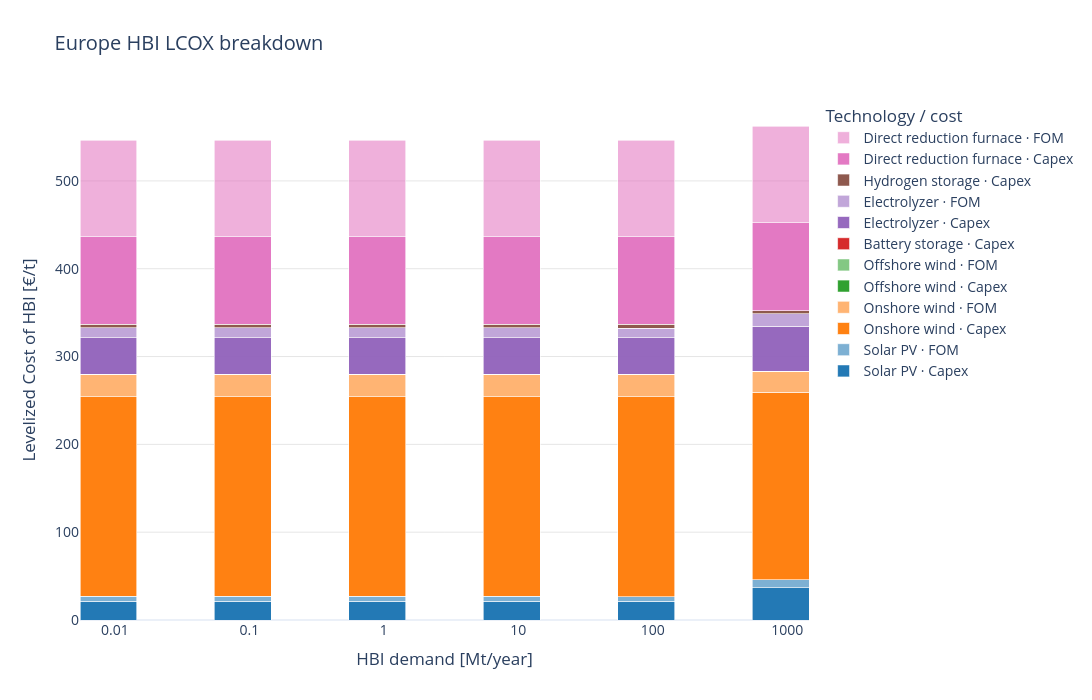

The cell this chart's notebook holds for it:
### Markdown cell above
# LCO‑HBI Analysis (Fixed Copy)
This simplified, cleaned notebook loads a solved PyPSA network, inspects `n.statistics()` output, and computes a defensible LCO‑HBI using a robust fallback if statistics are unavailable.

### Code cell
# Load and compare every solved network in a folder
import pathlib
from datetime import datetime
from typing import Any

import pandas as pd
import pypsa
import seaborn as sns
import plotly.graph_objects as go
from plotly.io import renderers
from IPython.display import display

renderers.default = "vscode"

print("Run at", datetime.now().isoformat() + "Z")
print("pypsa version", getattr(pypsa, "__version__", "unknown"))

repo_root = pathlib.Path("../..").resolve()
network_folder = pathlib.Path(r"resources/lco-hbi/cost_year~2050/Europe_reserved")
if not network_folder.is_absolute():
    network_folder = (repo_root / network_folder).resolve()

network_files = sorted(network_folder.rglob("*.nc"))
if not network_files:
    raise FileNotFoundError(f"No .nc files found under {network_folder}")

print(f"Found {len(network_files)} network files under {network_folder}")


def network_label(path: pathlib.Path, root: pathlib.Path) -> str:
    try:
        rel_path = path.relative_to(root)
    except ValueError:
        rel_path = path
    return rel_path.with_suffix("").as_posix()


def collapse_stats_table(value: Any) -> pd.Series:
    """Return a Series indexed by the specific technology name, e.g. renewable_pv."""

    def comp_name_from_tuple(tup):
        parts = [str(x) for x in tup]
        if len(parts) >= 2:
            return "_".join(parts[1:])
        return parts[0]

    if isinstance(value, pd.Series):
        series = pd.to_numeric(value, errors="coerce").fillna(0)
        if isinstance(series.index, pd.MultiIndex):
            names = [comp_name_from_tuple(t) for t in series.index.values]
            return pd.Series(series.values, index=names).groupby(level=0).sum()
        return series
    if isinstance(value, pd.DataFrame):
        numeric = value.select_dtypes(include="number")
        if numeric.empty:
            return pd.Series(dtype=float)
        row_sum = numeric.sum(axis=1)
        if isinstance(row_sum.index, pd.MultiIndex):
            names = [comp_name_from_tuple(t) for t in row_sum.index.values]
            return pd.Series(row_sum.values, index=names).groupby(level=0).sum()
        return row_sum
    return pd.Series({"value": float(value)})


def hbi_annual_output_tons(network: pypsa.Network):
    hbi_loads = network.loads.index[
        network.loads["bus"].astype(str).str.contains("hbi", case=False, na=False)
    ].tolist()
    if not hbi_loads:
        raise ValueError("No HBI load found in network.loads.")

    load_ts = network.loads_t.p.reindex(columns=hbi_loads, fill_value=0)
    hbi_hourly_tons = load_ts.sum(axis=1)

    if "objective" in getattr(network, "snapshot_weightings", pd.DataFrame()).columns:
        weights = network.snapshot_weightings["objective"].reindex(
            hbi_hourly_tons.index
        )
    else:
        weights = pd.Series(1.0, index=hbi_hourly_tons.index)
    weights = weights.fillna(1.0)

    annual_tons = float((hbi_hourly_tons * weights).sum())
    return annual_tons, hbi_loads


def lcox_breakdown_per_ton(network: pypsa.Network):
    annual_hbi_tons, hbi_loads = hbi_annual_output_tons(network)
    if annual_hbi_tons <= 0:
        raise ValueError("Annual HBI output must be positive.")

    cost_tables = {
        "capex": collapse_stats_table(network.stats.capex()),
        "opex": collapse_stats_table(network.stats.opex()),
        "fom": collapse_stats_table(network.stats.fom()),
    }

    records = []
    for category, series in cost_tables.items():
        for technology, value in series.items():
            if float(value) == 0.0:
                continue
            records.append(
                {
                    "category": category,
                    "technology": str(technology),
                    "value_per_t_hbi": float(value) / annual_hbi_tons,
                }
            )

    breakdown = pd.DataFrame(records)
    return breakdown, annual_hbi_tons, hbi_loads


sns.set_theme(style="whitegrid", context="talk", font_scale=0.9)

technology_names = {
    "renewable_pv": "Solar PV",
    "renewable_wind_onshore": "Onshore wind",
    "renewable_wind_offshore": "Offshore wind",
    "battery_elec": "Battery storage",
    "electrolysis": "Electrolyzer",
    "hydrogen": "Hydrogen storage",
    "direct_reduction_furnace": "Direct reduction furnace",
}

category_names = {
    "capex": "Capex",
    "opex": "Opex",
    "fom": "FOM",
}

technology_order_preference = [
    "renewable_pv",
    "renewable_wind_onshore",
    "renewable_wind_offshore",
    "battery_elec",
    "electrolysis",
    "hydrogen",
    "direct_reduction_furnace",
]

breakdown_frames = []
summary_records = []
skipped_records = []
for network_path in network_files:
    network_name = network_label(network_path, network_folder)
    network = pypsa.Network(str(network_path))
    try:
        breakdown, annual_hbi_tons, hbi_loads = lcox_breakdown_per_ton(network)
    except ValueError as exc:
        skipped_records.append(
            {
                "network": network_name,
                "file": str(network_path),
                "reason": str(exc),
            }
        )
        print(f"Skipping {network_name}: {exc}")
        continue

    if breakdown.empty:
        skipped_records.append(
            {
                "network": network_name,
                "file": str(network_path),
                "reason": "Empty cost breakdown",
            }
        )
        print(f"Skipping {network_name}: empty cost breakdown")
        continue

    demand_mt = annual_hbi_tons / 1e6
    breakdown = breakdown.assign(
        network=network_name,
        file=str(network_path),
        hbi_loads=", ".join(hbi_loads),
        hbi_tons_per_year=annual_hbi_tons,
        demand_mt=demand_mt,
    )
    breakdown_frames.append(breakdown)
    summary_records.append(
        {
            "network": network_name,
            "file": str(network_path),
            "hbi_loads": ", ".join(hbi_loads),
            "hbi_tons_per_year": annual_hbi_tons,
            "demand_mt": demand_mt,
            "total_lcox_per_t_hbi": float(breakdown["value_per_t_hbi"].sum()),
        }
    )

if not breakdown_frames:
    raise ValueError(
        f"No networks with HBI cost breakdowns found under {network_folder}"
    )

long_df = pd.concat(breakdown_frames, ignore_index=True)
summary_df = (
    pd.DataFrame(summary_records).sort_values("demand_mt").reset_index(drop=True)
)

technology_order = [
    tech for tech in technology_order_preference if tech in set(long_df["technology"])
]

plot_df = long_df.pivot_table(
    index="demand_mt",
    columns=["technology", "category"],
    values="value_per_t_hbi",
    aggfunc="sum",
    fill_value=0,
)

all_columns = pd.MultiIndex.from_product([technology_order, ["capex", "opex", "fom"]])
plot_df = plot_df.reindex(columns=all_columns, fill_value=0)
present_columns = [col for col in plot_df.columns if float(plot_df[col].sum()) > 0]
plot_df = plot_df[present_columns]

display(summary_df)
display(plot_df)

if skipped_records:
    display(pd.DataFrame(skipped_records))

base_palette = sns.color_palette("tab10", n_colors=max(len(technology_order), 1))
technology_colors = {tech: base_palette[i] for i, tech in enumerate(technology_order)}


def rgba_color(base_color, category):
    if category == "capex":
        alpha = 0.98
    elif category == "opex":
        alpha = 0.78
    else:
        alpha = 0.58
    r, g, b = [int(round(c * 255)) for c in base_color]
    return f"rgba({r}, {g}, {b}, {alpha})"


bar_widths = [x * 0.9 for x in plot_df.index.tolist()]

tech_blocks = [
    (tech, [col for col in plot_df.columns if col[0] == tech])
    for tech in technology_order
    if any(col[0] == tech for col in plot_df.columns)
]

fig = go.Figure()
seen_labels = set()
for technology, cols in tech_blocks:
    for category in ["capex", "opex", "fom"]:
        column = (technology, category)
        if column not in plot_df.columns:
            continue
        values = plot_df[column]
        if float(values.sum()) <= 0:
            continue
        tech_label = technology_names.get(
            technology, technology.replace("_", " ").title()
        )
        cat_label = category_names.get(category, category.upper())
        label = f"{tech_label} · {cat_label}"
        fig.add_trace(
            go.Bar(
                x=plot_df.index.tolist(),
                y=values.values.tolist(),
                width=bar_widths,
                name=label if label not in seen_labels else label,
                marker_color=rgba_color(technology_colors[technology], category),
                marker_line_color="white",
                marker_line_width=0.6,
                hovertemplate=(
                    f"Demand: %{{x:.2f}} Mt/year"
                    f"<br>{tech_label}"
                    f"<br>{cat_label}: %{{y:.2f}} €/t HBI"
                    "<extra></extra>"
                ),
            )
        )
        seen_labels.add(label)

region_name = network_folder.name.replace("_reserved", "").replace("_", " ")
fig.update_layout(
    barmode="stack",
    title=f"{region_name} HBI LCOX breakdown",
    xaxis_title="HBI demand [Mt/year]",
    yaxis_title="Levelized Cost of HBI [€/t]",
    template="plotly_white",
    legend_title="Technology / cost",
    width=max(1100, 170 * len(plot_df.index)),
    height=700,
    bargap=0.0,
    font=dict(size=14),
    hovermode="x unified",
)
fig.update_xaxes(
    type="log",
    tickmode="array",
    tickvals=plot_df.index.tolist(),
    ticktext=[f"{d:g}" for d in plot_df.index],
)
fig.update_yaxes(gridcolor="rgba(0,0,0,0.1)")

# interactive_html = (repo_root / "results" / "figures_general" / f"{network_folder.name}_hbi_lcox_interactive.html")
# interactive_html.parent.mkdir(parents=True, exist_ok=True)
# fig.write_html(str(interactive_html), include_plotlyjs="cdn")
# print(f"Interactive HTML written to {interactive_html}")
display(fig)

plot_df

### Figure 1 — Plotly figure (JSON) as saved in the notebook; plotly's stock layout.template omitted (floating-point values rounded to 4 significant figures)
{"data": [{"hovertemplate": "Demand: %{x:.2f} Mt/year<br>Solar PV<br>Capex: %{y:.2f} €/t HBI<extra></extra>", "marker": {"color": "rgba(31, 119, 180, 0.98)", "line": {"color": "white", "width": 0.6}}, "name": "Solar PV · Capex", "type": "bar", "width": [0.009, 0.09, 0.9, 9, 90, 900.0], "x": [0.01, 0.1, 1.0, 10, 100, 1000.0], "y": [21.56, 21.56, 21.56, 21.56, 21.43, 36.78]}, {"hovertemplate": "Demand: %{x:.2f} Mt/year<br>Solar PV<br>FOM: %{y:.2f} €/t HBI<extra></extra>", "marker": {"color": "rgba(31, 119, 180, 0.58)", "line": {"color": "white", "width": 0.6}}, "name": "Solar PV · FOM", "type": "bar", "width": [0.009, 0.09, 0.9, 9, 90, 900.0], "x": [0.01, 0.1, 1.0, 10, 100, 1000.0], "y": [5.333, 5.333, 5.333, 5.333, 5.301, 9.098]}, {"hovertemplate": "Demand: %{x:.2f} Mt/year<br>Onshore wind<br>Capex: %{y:.2f} €/t HBI<extra></extra>", "marker": {"color": "rgba(255, 127, 14, 0.98)", "line": {"color": "white", "width": 0.6}}, "name": "Onshore wind · Capex", "type": "bar", "width": [0.009, 0.09, 0.9, 9, 90, 900.0], "x": [0.01, 0.1, 1.0, 10, 100, 1000.0], "y": [227.5, 227.5, 227.5, 227.5, 227.7, 213.4]}, {"hovertemplate": "Demand: %{x:.2f} Mt/year<br>Onshore wind<br>FOM: %{y:.2f} €/t HBI<extra></extra>", "marker": {"color": "rgba(255, 127, 14, 0.58)", "line": {"color": "white", "width": 0.6}}, "name": "Onshore wind · FOM", "type": "bar", "width": [0.009, 0.09, 0.9, 9, 90, 900.0], "x": [0.01, 0.1, 1.0, 10, 100, 1000.0], "y": [25.26, 25.26, 25.26, 25.26, 25.27, 23.69]}, {"hovertemplate": "Demand: %{x:.2f} Mt/year<br>Offshore wind<br>Capex: %{y:.2f} €/t HBI<extra></extra>", "marker": {"color": "rgba(44, 160, 44, 0.98)", "line": {"color": "white", "width": 0.6}}, "name": "Offshore wind · Capex", "type": "bar", "width": [0.009, 0.09, 0.9, 9, 90, 900.0], "x": [0.01, 0.1, 1.0, 10, 100, 1000.0], "y": [1.88e-07, 4.49e-08, 2.432e-08, 8e-12, 0, 2.486e-10]}, {"hovertemplate": "Demand: %{x:.2f} Mt/year<br>Offshore wind<br>FOM: %{y:.2f} €/t HBI<extra></extra>", "marker": {"color": "rgba(44, 160, 44, 0.58)", "line": {"color": "white", "width": 0.6}}, "name": "Offshore wind · FOM", "type": "bar", "width": [0.009, 0.09, 0.9, 9, 90, 900.0], "x": [0.01, 0.1, 1.0, 10, 100, 1000.0], "y": [3.8e-08, 9.2e-09, 4.96e-09, 2e-12, 0, 5.075e-11]}, {"hovertemplate": "Demand: %{x:.2f} Mt/year<br>Battery storage<br>Capex: %{y:.2f} €/t HBI<extra></extra>", "marker": {"color": "rgba(214, 39, 40, 0.98)", "line": {"color": "white", "width": 0.6}}, "name": "Battery storage · Capex", "type": "bar", "width": [0.009, 0.09, 0.9, 9, 90, 900.0], "x": [0.01, 0.1, 1.0, 10, 100, 1000.0], "y": [9e-09, 2.2e-09, 1.21e-09, 0, 0, 1.682e-11]}, {"hovertemplate": "Demand: %{x:.2f} Mt/year<br>Electrolyzer<br>Capex: %{y:.2f} €/t HBI<extra></extra>", "marker": {"color": "rgba(148, 103, 189, 0.98)", "line": {"color": "white", "width": 0.6}}, "name": "Electrolyzer · Capex", "type": "bar", "width": [0.009, 0.09, 0.9, 9, 90, 900.0], "x": [0.01, 0.1, 1.0, 10, 100, 1000.0], "y": [41.48, 41.48, 41.48, 41.48, 41.45, 51.76]}, {"hovertemplate": "Demand: %{x:.2f} Mt/year<br>Electrolyzer<br>FOM: %{y:.2f} €/t HBI<extra></extra>", "marker": {"color": "rgba(148, 103, 189, 0.58)", "line": {"color": "white", "width": 0.6}}, "name": "Electrolyzer · FOM", "type": "bar", "width": [0.009, 0.09, 0.9, 9, 90, 900.0], "x": [0.01, 0.1, 1.0, 10, 100, 1000.0], "y": [11.36, 11.36, 11.36, 11.36, 11.35, 14.17]}, {"hovertemplate": "Demand: %{x:.2f} Mt/year<br>Hydrogen storage<br>Capex: %{y:.2f} €/t HBI<extra></extra>", "marker": {"color": "rgba(140, 86, 75, 0.98)", "line": {"color": "white", "width": 0.6}}, "name": "Hydrogen storage · Capex", "type": "bar", "width": [0.009, 0.09, 0.9, 9, 90, 900.0], "x": [0.01, 0.1, 1.0, 10, 100, 1000.0], "y": [4.193, 4.193, 4.193, 4.193, 4.23, 3.435]}, {"hovertemplate": "Demand: %{x:.2f} Mt/year<br>Direct reduction furnace<br>Capex: %{y:.2f} €/t HBI<extra></extra>", "marker": {"color": "rgba(227, 119, 194, 0.98)", "line": {"color": "white", "width": 0.6}}, "name": "Direct reduction furnace · Capex", "type": "bar", "width": [0.009, 0.09, 0.9, 9, 90, 900.0], "x": [0.01, 0.1, 1.0, 10, 100, 1000.0], "y": [99.58, 99.58, 99.58, 99.58, 99.59, 99.83]}, {"hovertemplate": "Demand: %{x:.2f} Mt/year<br>Direct reduction furnace<br>FOM: %{y:.2f} €/t HBI<extra></extra>", "marker": {"color": "rgba(227, 119, 194, 0.58)", "line": {"color": "white", "width": 0.6}}, "name": "Direct reduction furnace · FOM", "type": "bar", "width": [0.009, 0.09, 0.9, 9, 90, 900.0], "x": [0.01, 0.1, 1.0, 10, 100, 1000.0], "y": [110.0, 110.0, 110.0, 110.0, 110.0, 110.3]}], "layout": {"bargap": 0, "barmode": "stack", "font": {"size": 14}, "height": 700, "hovermode": "x unified", "legend": {"title": {"text": "Technology / cost"}}, "title": {"text": "Europe HBI LCOX breakdown"}, "width": 1100, "xaxis": {"tickmode": "array", "ticktext": ["0.01", "0.1", "1", "10", "100", "1000"], "tickvals": [0.01, 0.1, 1.0, 10, 100, 1000.0], "title": {"text": "HBI demand [Mt/year]"}, "type": "log"}, "yaxis": {"gridcolor": "rgba(0,0,0,0.1)", "title": {"text": "Levelized Cost of HBI [€/t]"}}}}
